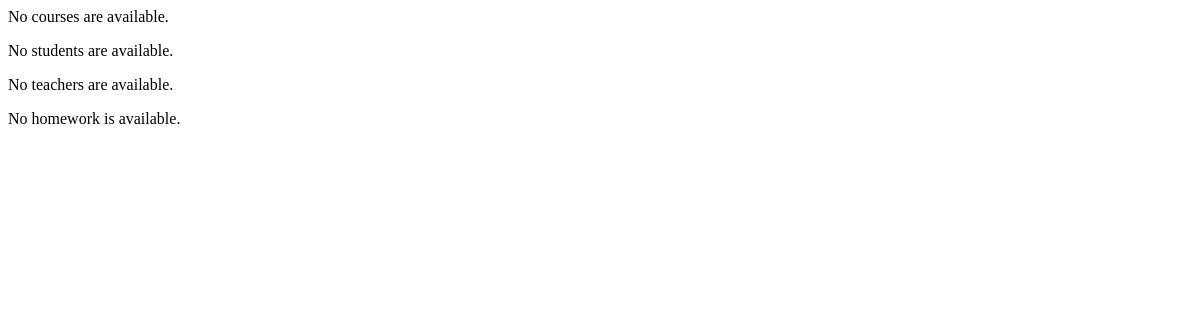
/school/, run on an earlier commit of the app's database.
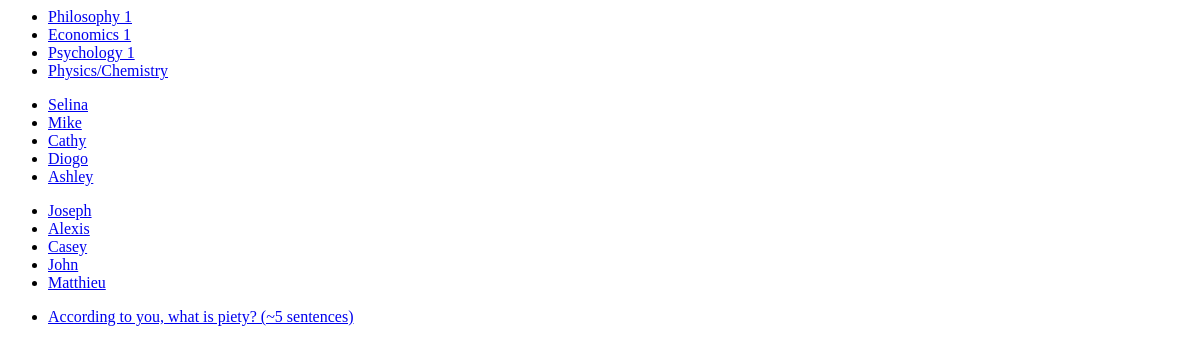
And on a later commit of the database.
### school/models.py (models this page shows, shortened)
class Course(models.Model):
    course_title = models.CharField(max_length=200)
    teacher = models.ForeignKey(Teacher, on_delete=models.CASCADE, null=True)

class Student(models.Model):
    english_name = models.CharField(max_length=100)
    courses = models.ManyToManyField(Course)

class Teacher(models.Model):
    english_name = models.CharField(max_length=10)

class Homework(models.Model):
    course = models.ForeignKey(Course, on_delete=models.CASCADE)
    week = models.IntegerField()
    description = models.TextField()

### school/views.py (the view)
def index(request):
    course_list = Course.objects.all()[:10]
    student_list = Student.objects.all()[:10]
    teacher_list = Teacher.objects.all()[:10]
    homework_list = Homework.objects.all()[:10]
    template = loader.get_template('school/index.html')
    context = {
        'course_list': course_list,
        'student_list': student_list,
        'teacher_list': teacher_list,
        'homework_list': homework_list,
    }
    return HttpResponse(template.render(context, request))

### school/templates/school/index.html
{% if course_list %}
    <ul>
    {% for course in course_list %}
        <li><a href="/school/{{ course.id }}/">{{ course.course_title }}</a></li>
    {% endfor %}
    </ul>
{% else %}
    <p>No courses are available.</p>
{% endif %}
{% if student_list %}
    <ul>
    {% for student in student_list %}
        <li><a href="/school/{{ student.id }}/">{{ student.english_name }}</a></li>
    {% endfor %}
    </ul>
{% else %}
    <p>No students are available.</p>
{% endif %}
{% if teacher_list %}
    <ul>
    {% for teacher in teacher_list %}
        <li><a href="/school/{{ teacher.id }}/">{{ teacher.english_name }}</a></li>
    {% endfor %}
    </ul>
{% else %}
    <p>No teachers are available.</p>
{% endif %}
{% if homework_list %}
    <ul>
    {% for homework in homework_list %}
        <li><a href="/school/{{ homework.id }}/">{{ homework.description }}</a></li>
    {% endfor %}
    </ul>
{% else %}
    <p>No homework is available.</p>
{% endif %}

What changed in the data, as far as the page shows it:
added Course: course_title "Philosophy 1"
added Course: course_title "Economics 1"
added Course: course_title "Psychology 1"
added Course: course_title "Physics/Chemistry"
added Student: english_name "Selina"
added Student: english_name "Mike"
added Student: english_name "Cathy"
added Student: english_name "Diogo"
added Student: english_name "Ashley"
added Teacher: english_name "Joseph"
added Teacher: english_name "Alexis"
added Teacher: english_name "Casey"
added Teacher: english_name "John"
added Teacher: english_name "Matthieu"
added Homework: description "According to you, what is piety? (~5 sentences)"
Also different on the page:
text no longer shown: "No courses are available. No students are available. No teachers are available. No homework is available."
